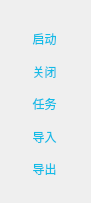
<?xml version="1.0" encoding="UTF-8"?>
<ui version="4.0">
 <class>frmMenu</class>
 <widget class="QWidget" name="frmMenu">
  <property name="geometry">
   <rect>
    <x>0</x>
    <y>0</y>
    <width>91</width>
    <height>203</height>
   </rect>
  </property>
  <property name="windowTitle">
   <string>Form</string>
  </property>
  <property name="styleSheet">
   <string notr="true">QWidget#widgetMenu{
border-image: url(:/bg_menu.png);
}
QLabel{
font: 12pt &quot;微软雅黑&quot;;
}
QLabel{
color:#12BCE7;
background:rgba(0,0,0,0);
}
QLabel:hover,QLabel:pressed{
background:#143258;
}</string>
  </property>
  <layout class="QVBoxLayout" name="verticalLayout_2">
   <property name="spacing">
    <number>0</number>
   </property>
   <property name="leftMargin">
    <number>0</number>
   </property>
   <property name="topMargin">
    <number>0</number>
   </property>
   <property name="rightMargin">
    <number>0</number>
   </property>
   <property name="bottomMargin">
    <number>0</number>
   </property>
   <item>
    <widget class="QWidget" name="widgetMenu" native="true">
     <property name="styleSheet">
      <string notr="true"/>
     </property>
     <layout class="QVBoxLayout" name="verticalLayout">
      <property name="spacing">
       <number>5</number>
      </property>
      <property name="leftMargin">
       <number>8</number>
      </property>
      <property name="topMargin">
       <number>25</number>
      </property>
      <property name="rightMargin">
       <number>10</number>
      </property>
      <property name="bottomMargin">
       <number>20</number>
      </property>
      <item>
       <widget class="QLabel" name="lab1">
        <property name="text">
         <string>启动</string>
        </property>
        <property name="alignment">
         <set>Qt::AlignCenter</set>
        </property>
       </widget>
      </item>
      <item>
       <widget class="QLabel" name="lab2">
        <property name="text">
         <string>关闭</string>
        </property>
        <property name="alignment">
         <set>Qt::AlignCenter</set>
        </property>
       </widget>
      </item>
      <item>
       <widget class="QLabel" name="lab3">
        <property name="text">
         <string>任务</string>
        </property>
        <property name="alignment">
         <set>Qt::AlignCenter</set>
        </property>
       </widget>
      </item>
      <item>
       <widget class="QLabel" name="lab4">
        <property name="text">
         <string>导入</string>
        </property>
        <property name="alignment">
         <set>Qt::AlignCenter</set>
        </property>
       </widget>
      </item>
      <item>
       <widget class="QLabel" name="lab5">
        <property name="text">
         <string>导出</string>
        </property>
        <property name="alignment">
         <set>Qt::AlignCenter</set>
        </property>
       </widget>
      </item>
     </layout>
    </widget>
   </item>
  </layout>
 </widget>
 <resources/>
 <connections/>
</ui>
